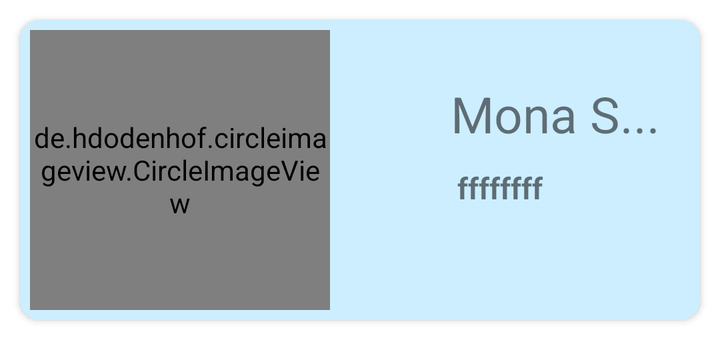
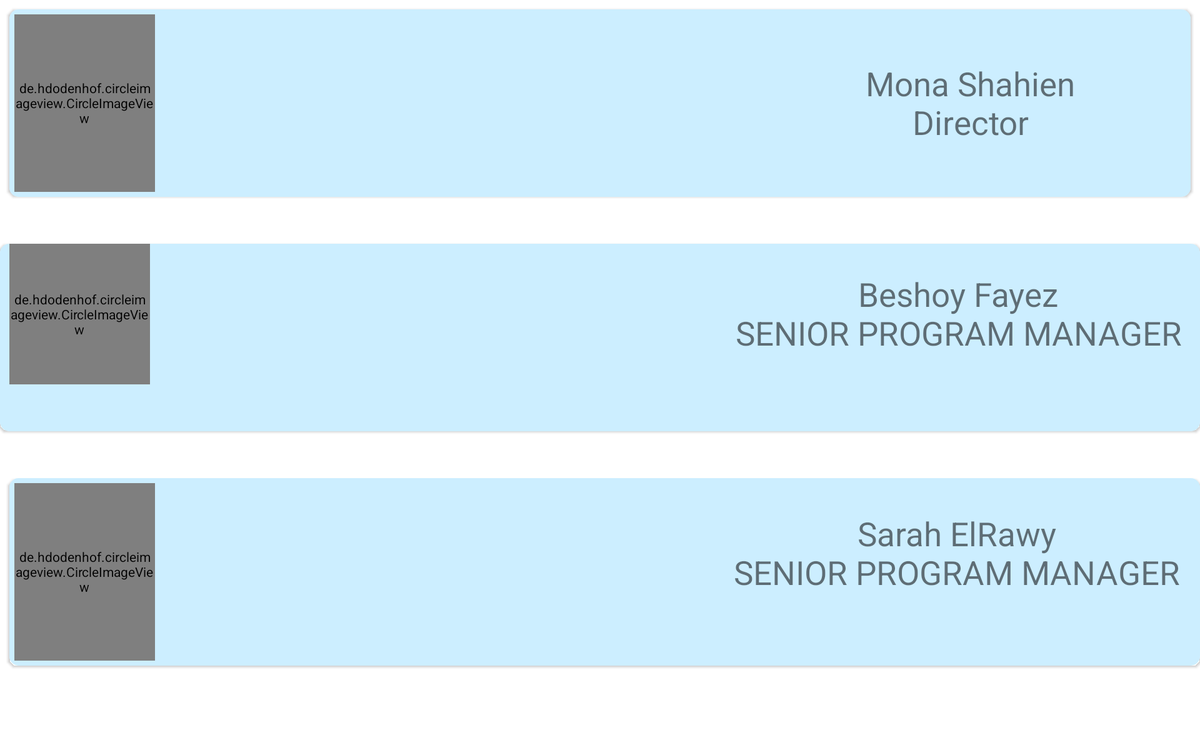

Two renders of one Android screen. The first uses the default layout on a phone; the second uses the alternative layout the repository ships for a different screen configuration, on a matching device. The two XML files are below.
<!-- AndroidManifest.xml: application theme AppTheme -->
<!-- res/layout/our_team_card.xml -->
<?xml version="1.0" encoding="utf-8"?>
<RelativeLayout
    android:layout_height="wrap_content"
    android:layout_width="match_parent"
    android:background="@color/white"
    xmlns:android="http://schemas.android.com/apk/res/android" >
<android.support.v7.widget.CardView xmlns:android="http://schemas.android.com/apk/res/android"
    android:layout_width="match_parent"
    xmlns:card_view="http://schemas.android.com/apk/res-auto"
    card_view:cardCornerRadius="10dp"
    android:layout_margin="10dp"
    android:layout_height="@dimen/card_height_in_our_team"
    android:layout_marginBottom="10dp"
    android:elevation="4dp"
    android:id="@+id/our_team_card_view">

    <RelativeLayout
        android:layout_width="match_parent"
        android:layout_height="match_parent"
        android:background="@color/background_color_of_cards_in_contact_us_and_events">

        <de.hdodenhof.circleimageview.CircleImageView
            android:id="@+id/team_member_image"
            android:layout_width="150dp"
            android:layout_height="150dp"
            android:layout_margin="5dp"
            android:src="@drawable/mona_sheren_image" />
        
        <RelativeLayout
            android:layout_width="200dp"
            android:layout_height="wrap_content"
            android:layout_alignParentRight="true">

            <android.support.v7.widget.AppCompatTextView
                android:id="@+id/team_member_name"
                android:layout_width="wrap_content"
                android:layout_height="wrap_content"
                android:layout_alignParentEnd="true"
                android:layout_alignParentRight="true"
                android:layout_marginEnd="20dp"
                android:layout_marginRight="20dp"
                android:layout_marginTop="30dp"
                android:text="Mona S..."
                android:textSize="25sp" />

            <android.support.v7.widget.AppCompatTextView
                android:id="@+id/team_member_position"
                android:layout_width="match_parent"
                android:layout_height="wrap_content"
                android:layout_below="@+id/team_member_name"
                android:layout_centerHorizontal="true"
                android:layout_marginLeft="5dp"
                android:layout_marginRight="5dp"
                android:layout_marginTop="@dimen/margin_top_of_position_in_our_team"
                android:text="ffffffff"
                android:textAlignment="center"
                android:textSize="15sp"
                android:textStyle="bold" />
        </RelativeLayout>
    </RelativeLayout>
</android.support.v7.widget.CardView>
</RelativeLayout>
<!-- resources referenced by this layout -->
<resources>
  <color name="background_color_of_cards_in_contact_us_and_events">#cceeff</color>
  <color name="white">#fff</color>
  <dimen name="card_height_in_our_team">150dp</dimen>
  <dimen name="margin_top_of_position_in_our_team">10dp</dimen>
  <!-- drawable mona_sheren_image: jpg bitmap (drawable, 41385 bytes) -->
  <style name="AppTheme" parent="Theme.AppCompat.Light.NoActionBar">
          
          <item name="colorPrimary">@color/colorPrimary</item>
          <item name="colorPrimaryDark">@color/colorPrimaryDark</item>
          <item name="colorAccent">@color/colorAccent</item>
      </style>
  <color name="colorPrimary">#3F51B5</color>
  <color name="colorPrimaryDark">#303F9F</color>
  <color name="colorAccent">#FF4081</color>
</resources>
<!-- res/layout-xlarge/our_team_card.xml (the repository's variant of the layout above) -->
<!-- drawn on a large tablet held sideways -->
<?xml version="1.0" encoding="utf-8"?>
<RelativeLayout
    android:layout_height="match_parent"
    android:layout_width="match_parent"
    android:background="@color/white"
    xmlns:android="http://schemas.android.com/apk/res/android" >
<android.support.v7.widget.CardView xmlns:android="http://schemas.android.com/apk/res/android"
    android:layout_width="match_parent"
    xmlns:card_view="http://schemas.android.com/apk/res-auto"
    card_view:cardCornerRadius="10dp"
    android:layout_marginLeft="@dimen/general_margins_in_our_team_xlarge"
    android:layout_marginTop="@dimen/general_margins_in_our_team_xlarge"
    android:layout_marginRight="@dimen/general_margins_in_our_team_xlarge"
    android:layout_height="@dimen/card_height_in_our_team_xlarge"
    android:layout_marginBottom="@dimen/distance_between_cards"
    android:elevation="4dp"
    android:id="@+id/card_view_one">
    <RelativeLayout
        android:layout_width="match_parent"
        android:layout_height="match_parent"
        android:background="@color/background_color_of_cards_in_contact_us_and_events">
        
        <de.hdodenhof.circleimageview.CircleImageView xmlns:app="http://schemas.android.com/apk/res-auto"
            android:id="@+id/team_member_image_two"
            android:layout_width="150dp"
            android:layout_height="match_parent"
            android:layout_margin="5dp"
            android:src="@drawable/mona_sheren_image" />

        <android.support.v7.widget.AppCompatTextView
            android:id="@+id/team_member_name"
            android:layout_width="wrap_content"
            android:layout_height="wrap_content"
            android:layout_marginEnd="123dp"
            android:layout_marginRight="123dp"
            android:text="Mona Shahien\nDirector"
            android:textAlignment="center"
            android:textSize="@dimen/text_size_in_our_team"
            android:layout_centerVertical="true"
            android:layout_alignParentRight="true"
            android:layout_alignParentEnd="true" />
    </RelativeLayout>
</android.support.v7.widget.CardView>

    <android.support.v7.widget.CardView xmlns:android="http://schemas.android.com/apk/res/android"
        android:layout_width="match_parent"
        xmlns:card_view="http://schemas.android.com/apk/res-auto"
        card_view:cardCornerRadius="10dp"
        android:layout_height="@dimen/card_height_in_our_team_xlarge"
        android:layout_marginBottom="@dimen/distance_between_cards"
        android:id="@+id/card_view_two"
        android:layout_below="@+id/card_view_one">

        <RelativeLayout
            android:layout_width="match_parent"
            android:layout_height="match_parent"
            android:background="@color/background_color_of_cards_in_contact_us_and_events">

            <de.hdodenhof.circleimageview.CircleImageView xmlns:app="http://schemas.android.com/apk/res-auto"
                android:id="@+id/first_program_manager_image"
                android:layout_width="150dp"
                android:layout_height="match_parent"
                android:layout_alignRight="@dimen/general_margins_in_our_team_xlarge"
                android:layout_marginBottom="@dimen/distance_between_cards"
                android:layout_marginLeft="@dimen/general_margins_in_our_team_xlarge"
                android:src="@drawable/beshoy_fayez_image" />


            <android.support.v7.widget.AppCompatTextView
                android:id="@+id/first_program_manager_name"
                android:layout_width="wrap_content"
                android:layout_height="wrap_content"
                android:layout_alignParentEnd="true"
                android:layout_alignParentRight="true"
                android:layout_alignTop="@+id/first_program_manager_image"
                android:layout_marginEnd="20dp"
                android:layout_marginRight="15dp"
                android:layout_marginTop="30dp"
                android:text="Beshoy Fayez\nSENIOR PROGRAM MANAGER"
                android:textAlignment="center"
                android:textSize="@dimen/text_size_in_our_team" />

        </RelativeLayout>
    </android.support.v7.widget.CardView>
    <android.support.v7.widget.CardView xmlns:android="http://schemas.android.com/apk/res/android"
        android:layout_width="match_parent"
        xmlns:card_view="http://schemas.android.com/apk/res-auto"
        card_view:cardCornerRadius="10dp"
        android:layout_marginLeft="@dimen/general_margins_in_our_team_xlarge"
        android:layout_alignRight="@dimen/general_margins_in_our_team_xlarge"
        android:layout_height="@dimen/card_height_in_our_team_xlarge"
        android:layout_marginBottom="10dp"
        android:id="@+id/card_view_three"
        android:layout_below="@+id/card_view_two">

        <RelativeLayout
            android:layout_width="match_parent"
            android:layout_height="match_parent"
            android:background="@color/background_color_of_cards_in_contact_us_and_events">

            <de.hdodenhof.circleimageview.CircleImageView xmlns:app="http://schemas.android.com/apk/res-auto"
                android:id="@+id/second_program_manager_image"
                android:layout_width="150dp"
                android:layout_height="match_parent"
                android:layout_margin="5dp"
                android:src="@drawable/sarah_elrawy_image" />

            <android.support.v7.widget.AppCompatTextView
                android:id="@+id/second_program_manager_name"
                android:layout_width="wrap_content"
                android:layout_height="wrap_content"
                android:layout_marginEnd="22dp"
                android:layout_marginRight="22dp"
                android:layout_marginTop="30dp"
                android:text="Sarah ElRawy\nSENIOR PROGRAM MANAGER"
                android:textSize="@dimen/text_size_in_our_team"
                android:textAlignment="center"
                android:layout_alignTop="@+id/second_program_manager_image"
                android:layout_alignParentRight="true"
                android:layout_alignParentEnd="true" />

        </RelativeLayout>
    </android.support.v7.widget.CardView>
</RelativeLayout>
<!-- resources referenced by the variant -->
<!-- as a large tablet held sideways resolves them -->
<resources>
  <color name="background_color_of_cards_in_contact_us_and_events">#cceeff</color>
  <color name="white">#fff</color>
  <dimen name="card_height_in_our_team_xlarge">200dp</dimen>
  <dimen name="distance_between_cards">50dp</dimen>
  <dimen name="general_margins_in_our_team_xlarge">10dp</dimen>
  <dimen name="text_size_in_our_team">35sp</dimen>
  <!-- drawable beshoy_fayez_image: jpg bitmap (drawable, 130621 bytes) -->
  <!-- drawable mona_sheren_image: jpg bitmap (drawable, 41385 bytes) -->
  <!-- drawable sarah_elrawy_image: jpg bitmap (drawable, 66718 bytes) -->
  <style name="AppTheme" parent="Theme.AppCompat.Light.NoActionBar">
          
          <item name="colorPrimary">@color/colorPrimary</item>
          <item name="colorPrimaryDark">@color/colorPrimaryDark</item>
          <item name="colorAccent">@color/colorAccent</item>
      </style>
  <color name="colorPrimary">#3F51B5</color>
  <color name="colorPrimaryDark">#303F9F</color>
  <color name="colorAccent">#FF4081</color>
</resources>
